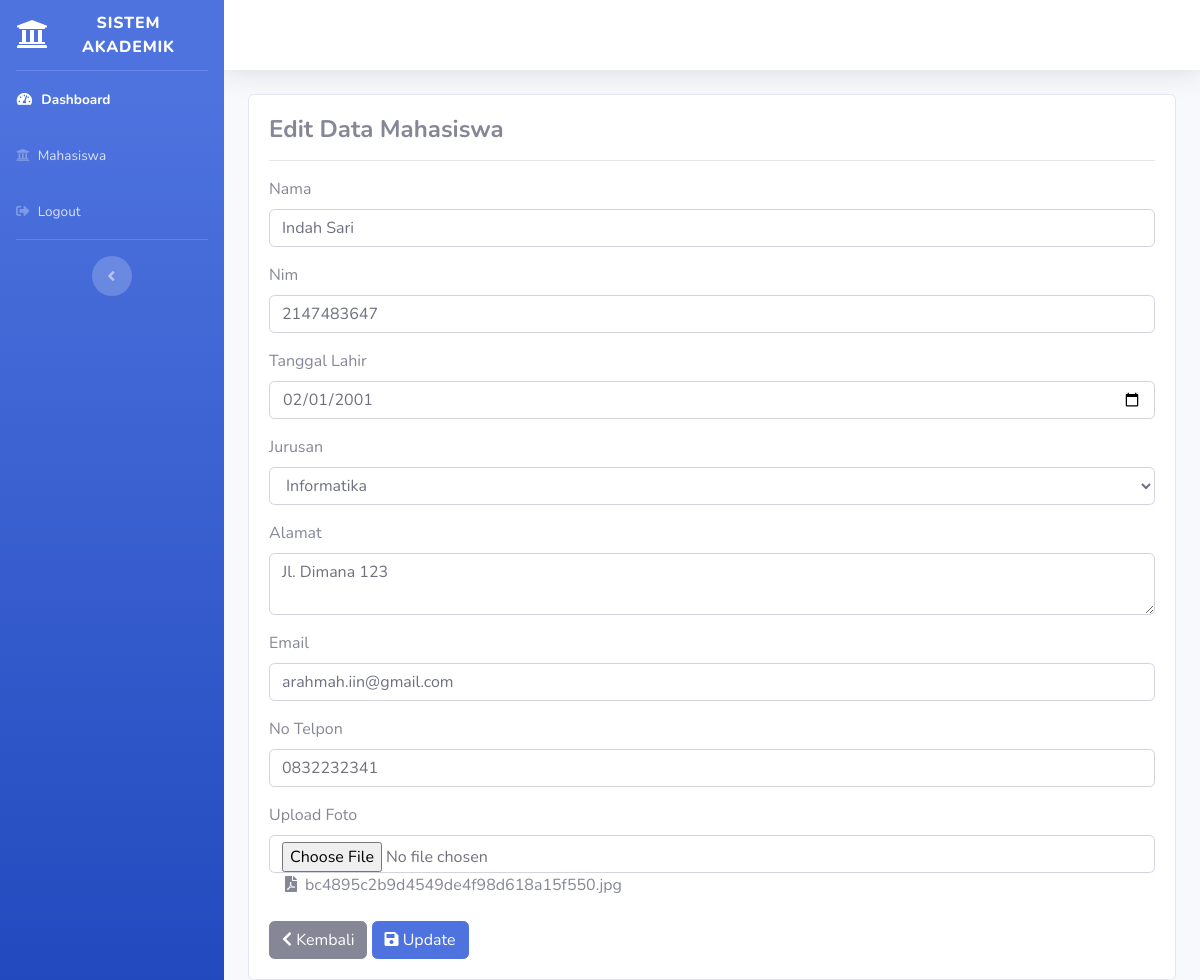
/administrator/mahasiswa/edit/13, run on the app's committed database.
### tables this page shows
CREATE TABLE `tb_mahasiswa` (
  `id` int(11) NOT NULL,
  `nama` varchar(120) NOT NULL,
  `nim` int(8) NOT NULL,
  `tgl_lahir` date NOT NULL,
  `jurusan` varchar(50) NOT NULL,
  `alamat` varchar(100) NOT NULL,
  `email` varchar(50) NOT NULL,
  `no_telp` varchar(20) NOT NULL,
  `foto` varchar(500) NOT NULL
);

### application/controllers/administrator/Mahasiswa.php (called while the page is built, shortened)
<?php defined('BASEPATH') or die('No direct script access allowed');
class Mahasiswa extends CI_Controller
{
    public function edit($id)
    {
        $where = array('id' => $id);
        $data['mahasiswa'] = $this->M_mahasiswa->edit_data($where, 'tb_mahasiswa')->result();
        $this->load->view('template_administrator/header');
        $this->load->view('template_administrator/sidebar');
        $this->load->view('administrator/edit_mahasiswa', $data);
        $this->load->view('template_administrator/footer');
    }
}

### index.php (called while the page is built, shortened)
<?php
require_once BASEPATH.'core/CodeIgniter.php';

### application/models/M_mahasiswa.php (called while the page is built, shortened)
<?php
class M_mahasiswa extends CI_Model
{
    public function edit_data($where, $table)
    {
        return $this->db->get_where($table, $where);
    }
}

### application/views/administrator/edit_mahasiswa.php (the view, shortened to what this page needs)
<div class="content-wrapper">
    <div class="container-fluid">
        <section class="content">
            <div class="card">
                <div class="card-body">
                    <h4><strong>Edit Data Mahasiswa</strong></h4>
                    <hr>
                    <?php
                    foreach ($mahasiswa as $row) { ?>
                        <?php echo form_open_multipart('administrator/Mahasiswa/update/'); ?>
                        <div class="form-group">
                            <label>Nama</label>
                            <input type="text" name="nama" value="<?php echo $row->nama ?>" class="form-control">
                        </div>
                        <div class="form-group">
                            <label>Nim</label>
                            <input type="text" name="nim" value="<?php echo $row->nim ?>" class="form-control">
                        </div>
                        <div class="form-group">
                            <label>Tanggal Lahir</label>
                            <input type="date" name="tgl_lahir" value="<?php echo $row->tgl_lahir ?>" class="form-control">
                        </div>
                        <div class="form-group">
                            <label>Jurusan</label>
                            <select class="form-control" name="jurusan">
                                <option value="Informatika" <?php if ($row->jurusan == "Informatika") {
                                                                echo "selected=\"selected\"";
                                                            } ?>>
                                    Informatika</option>
                            </select>
                        </div>
                        <div class="form-group">
                            <label>Alamat</label>
                            <textarea class="form-control" name="alamat" cols="20"><?php echo $row->alamat ?></textarea>
                        </div>
                        <div class=" form-group">
                            <label>Email</label>
                            <input type="text" name="email" class="form-control" value="<?php echo $row->email ?>">
                        </div>
                        <div class=" form-group">
                            <label> No Telpon</label>
                            <input type="text" name="no_telp" class="form-control" value="<?php echo $row->no_telp ?>">
                        </div>
                        <div class="form-group">
                            <label>Upload Foto</label>
                            <input type="file" name="foto" class="form-control">
                            <label class="ml-3"><i class="fas fa-file-pdf mr-2"></i><?php echo $row->foto ?></label>
                        </div>
                        <a href="<?php echo base_url() . 'administrator/mahasiswa/index' ?>" class="btn btn-secondary"><i class="fas fa-chevron-left"></i> Kembali</a>
                        <button type="submit" class="btn btn-primary"><i class="fas fa-save"></i> Update</button>
                        <?php echo form_close(); ?>
                    <?php } ?>
                </div>
            </div>
        </section>
    </div>
</div>

### data on the page
tb_mahasiswa: nama "Indah Sari", nim "2147483647", tgl_lahir "02/01/2001", jurusan "Informatika", alamat "Jl. Dimana 123", email "arahmah.iin@gmail.com", no_telp "0832232341", foto "bc4895c2b9d4549de4f98d618a15f550.jpg"
